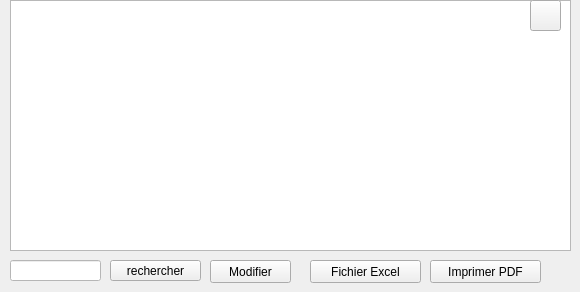
      <widget class="QWidget" name="affichanim_2_org">
       <attribute name="title">
        <string>Affichage liste</string>
       </attribute>
       <widget class="QLineEdit" name="lineEdit_8_org">
        <property name="geometry">
         <rect>
          <x>10</x>
          <y>260</y>
          <width>91</width>
          <height>21</height>
         </rect>
        </property>
        <property name="styleSheet">
         <string notr="true">background:white;</string>
        </property>
       </widget>
       <widget class="QPushButton" name="search_carButton_9_org">
        <property name="geometry">
         <rect>
          <x>110</x>
          <y>260</y>
          <width>91</width>
          <height>21</height>
         </rect>
        </property>
        <property name="styleSheet">
         <string notr="true">background:transparent;
font: italic 12pt &quot;Century Gothic&quot;;
color: qconicalgradient(cx:0.5, cy:0.5, angle:0, stop:0 rgba(35, 40, 3, 255), stop:0.16 rgba(136, 106, 22, 255), stop:0.225 rgba(166, 140, 41, 255), stop:0.285 rgba(204, 181, 74, 255), stop:0.345 rgba(235, 219, 102, 255), stop:0.415 rgba(245, 236, 112, 255), stop:0.52 rgba(209, 190, 76, 255), stop:0.57 rgba(187, 156, 51, 255), stop:0.635 rgba(168, 142, 42, 255), stop:0.695 rgba(202, 174, 68, 255), stop:0.75 rgba(218, 202, 86, 255), stop:0.815 rgba(208, 187, 73, 255), stop:0.88 rgba(187, 156, 51, 255), stop:0.935 rgba(137, 108, 26, 255), stop:1 rgba(35, 40, 3, 255));
border-bottom:2px solid#717072;
border-color: qconicalgradient(cx:0.5, cy:0.5, angle:0, stop:0 rgba(35, 40, 3, 255), stop:0.16 rgba(136, 106, 22, 255), stop:0.225 rgba(166, 140, 41, 255), stop:0.285 rgba(204, 181, 74, 255), stop:0.345 rgba(235, 219, 102, 255), stop:0.415 rgba(245, 236, 112, 255), stop:0.52 rgba(209, 190, 76, 255), stop:0.57 rgba(187, 156, 51, 255), stop:0.635 rgba(168, 142, 42, 255), stop:0.695 rgba(202, 174, 68, 255), stop:0.75 rgba(218, 202, 86, 255), stop:0.815 rgba(208, 187, 73, 255), stop:0.88 rgba(187, 156, 51, 255), stop:0.935 rgba(137, 108, 26, 255), stop:1 rgba(35, 40, 3, 255));
background-color: rgb(255, 212, 250);

border-radius:15px;}
QPushButton:hover{
	
	background-color: rgb(234, 78, 117);
</string>
        </property>
        <property name="text">
         <string>rechercher</string>
        </property>
       </widget>
       <widget class="QPushButton" name="pushButton_8_org">
        <property name="geometry">
         <rect>
          <x>310</x>
          <y>260</y>
          <width>111</width>
          <height>23</height>
         </rect>
        </property>
        <property name="styleSheet">
         <string notr="true">background:transparent;
font: italic 12pt &quot;Century Gothic&quot;;
color: qconicalgradient(cx:0.5, cy:0.5, angle:0, stop:0 rgba(35, 40, 3, 255), stop:0.16 rgba(136, 106, 22, 255), stop:0.225 rgba(166, 140, 41, 255), stop:0.285 rgba(204, 181, 74, 255), stop:0.345 rgba(235, 219, 102, 255), stop:0.415 rgba(245, 236, 112, 255), stop:0.52 rgba(209, 190, 76, 255), stop:0.57 rgba(187, 156, 51, 255), stop:0.635 rgba(168, 142, 42, 255), stop:0.695 rgba(202, 174, 68, 255), stop:0.75 rgba(218, 202, 86, 255), stop:0.815 rgba(208, 187, 73, 255), stop:0.88 rgba(187, 156, 51, 255), stop:0.935 rgba(137, 108, 26, 255), stop:1 rgba(35, 40, 3, 255));
border-bottom:2px solid#717072;
border-color: qconicalgradient(cx:0.5, cy:0.5, angle:0, stop:0 rgba(35, 40, 3, 255), stop:0.16 rgba(136, 106, 22, 255), stop:0.225 rgba(166, 140, 41, 255), stop:0.285 rgba(204, 181, 74, 255), stop:0.345 rgba(235, 219, 102, 255), stop:0.415 rgba(245, 236, 112, 255), stop:0.52 rgba(209, 190, 76, 255), stop:0.57 rgba(187, 156, 51, 255), stop:0.635 rgba(168, 142, 42, 255), stop:0.695 rgba(202, 174, 68, 255), stop:0.75 rgba(218, 202, 86, 255), stop:0.815 rgba(208, 187, 73, 255), stop:0.88 rgba(187, 156, 51, 255), stop:0.935 rgba(137, 108, 26, 255), stop:1 rgba(35, 40, 3, 255));
background-color: rgb(255, 212, 250);

border-radius:15px;}
QPushButton:hover{
	
	background-color: rgb(234, 78, 117);
</string>
        </property>
        <property name="text">
         <string>Fichier Excel</string>
        </property>
       </widget>
       <widget class="QPushButton" name="pushButton_9_org">
        <property name="geometry">
         <rect>
          <x>430</x>
          <y>260</y>
          <width>111</width>
          <height>23</height>
         </rect>
        </property>
        <property name="styleSheet">
         <string notr="true">background:transparent;
font: italic 12pt &quot;Century Gothic&quot;;
color: qconicalgradient(cx:0.5, cy:0.5, angle:0, stop:0 rgba(35, 40, 3, 255), stop:0.16 rgba(136, 106, 22, 255), stop:0.225 rgba(166, 140, 41, 255), stop:0.285 rgba(204, 181, 74, 255), stop:0.345 rgba(235, 219, 102, 255), stop:0.415 rgba(245, 236, 112, 255), stop:0.52 rgba(209, 190, 76, 255), stop:0.57 rgba(187, 156, 51, 255), stop:0.635 rgba(168, 142, 42, 255), stop:0.695 rgba(202, 174, 68, 255), stop:0.75 rgba(218, 202, 86, 255), stop:0.815 rgba(208, 187, 73, 255), stop:0.88 rgba(187, 156, 51, 255), stop:0.935 rgba(137, 108, 26, 255), stop:1 rgba(35, 40, 3, 255));
border-bottom:2px solid#717072;
border-color: qconicalgradient(cx:0.5, cy:0.5, angle:0, stop:0 rgba(35, 40, 3, 255), stop:0.16 rgba(136, 106, 22, 255), stop:0.225 rgba(166, 140, 41, 255), stop:0.285 rgba(204, 181, 74, 255), stop:0.345 rgba(235, 219, 102, 255), stop:0.415 rgba(245, 236, 112, 255), stop:0.52 rgba(209, 190, 76, 255), stop:0.57 rgba(187, 156, 51, 255), stop:0.635 rgba(168, 142, 42, 255), stop:0.695 rgba(202, 174, 68, 255), stop:0.75 rgba(218, 202, 86, 255), stop:0.815 rgba(208, 187, 73, 255), stop:0.88 rgba(187, 156, 51, 255), stop:0.935 rgba(137, 108, 26, 255), stop:1 rgba(35, 40, 3, 255));
background-color: rgb(255, 212, 250);

border-radius:15px;}
QPushButton:hover{
	
	background-color: rgb(234, 78, 117);
</string>
        </property>
        <property name="text">
         <string>Imprimer PDF</string>
        </property>
       </widget>
       <widget class="QTableView" name="tableView_5_org">
        <property name="geometry">
         <rect>
          <x>10</x>
          <y>0</y>
          <width>561</width>
          <height>251</height>
         </rect>
        </property>
       </widget>
       <widget class="QPushButton" name="pushButton_10_org">
        <property name="geometry">
         <rect>
          <x>530</x>
          <y>0</y>
          <width>31</width>
          <height>31</height>
         </rect>
        </property>
        <property name="styleSheet">
         <string notr="true">image: url(:/img/refresh.png);</string>
        </property>
        <property name="text">
         <string/>
        </property>
       </widget>
       <widget class="QPushButton" name="pushButton_11_org">
        <property name="geometry">
         <rect>
          <x>210</x>
          <y>260</y>
          <width>81</width>
          <height>23</height>
         </rect>
        </property>
        <property name="styleSheet">
         <string notr="true">background:transparent;
font: italic 12pt &quot;Century Gothic&quot;;
color: qconicalgradient(cx:0.5, cy:0.5, angle:0, stop:0 rgba(35, 40, 3, 255), stop:0.16 rgba(136, 106, 22, 255), stop:0.225 rgba(166, 140, 41, 255), stop:0.285 rgba(204, 181, 74, 255), stop:0.345 rgba(235, 219, 102, 255), stop:0.415 rgba(245, 236, 112, 255), stop:0.52 rgba(209, 190, 76, 255), stop:0.57 rgba(187, 156, 51, 255), stop:0.635 rgba(168, 142, 42, 255), stop:0.695 rgba(202, 174, 68, 255), stop:0.75 rgba(218, 202, 86, 255), stop:0.815 rgba(208, 187, 73, 255), stop:0.88 rgba(187, 156, 51, 255), stop:0.935 rgba(137, 108, 26, 255), stop:1 rgba(35, 40, 3, 255));
border-bottom:2px solid#717072;
border-color: qconicalgradient(cx:0.5, cy:0.5, angle:0, stop:0 rgba(35, 40, 3, 255), stop:0.16 rgba(136, 106, 22, 255), stop:0.225 rgba(166, 140, 41, 255), stop:0.285 rgba(204, 181, 74, 255), stop:0.345 rgba(235, 219, 102, 255), stop:0.415 rgba(245, 236, 112, 255), stop:0.52 rgba(209, 190, 76, 255), stop:0.57 rgba(187, 156, 51, 255), stop:0.635 rgba(168, 142, 42, 255), stop:0.695 rgba(202, 174, 68, 255), stop:0.75 rgba(218, 202, 86, 255), stop:0.815 rgba(208, 187, 73, 255), stop:0.88 rgba(187, 156, 51, 255), stop:0.935 rgba(137, 108, 26, 255), stop:1 rgba(35, 40, 3, 255));
background-color: rgb(255, 212, 250);

border-radius:15px;}
QPushButton:hover{
	
	background-color: rgb(234, 78, 117);
</string>
        </property>
        <property name="text">
         <string>Modifier</string>
        </property>
        <property name="checkable">
         <bool>true</bool>
        </property>
       </widget>
      </widget>
